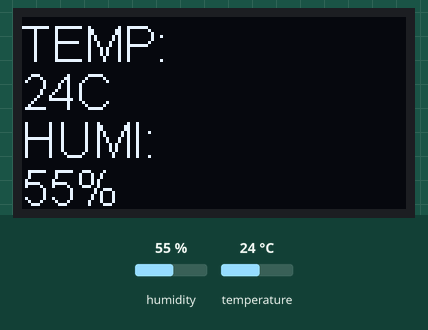
Recording of a sketch running on a simulated ESP8266 (NodeMCU). Parts: 128×64 one-colour display. The inputs (shaded band) are chosen by the test bench; at power-on: humidity 55 %, temperature 24 °C.

Above: at 2.9 s.
3.0 s: humidity set to 22 %
At 5.4 s:
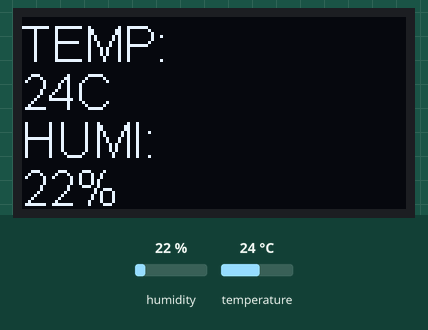
5.8 s: temperature set to 12 °C
At 7.5 s:
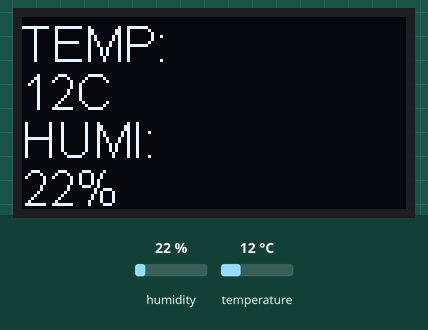
8.6 s: humidity set to 40 %
At 11.6 s:
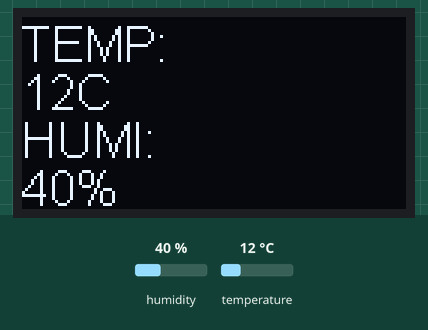
11.9 s: temperature set to 19 °C
At 13.6 s:
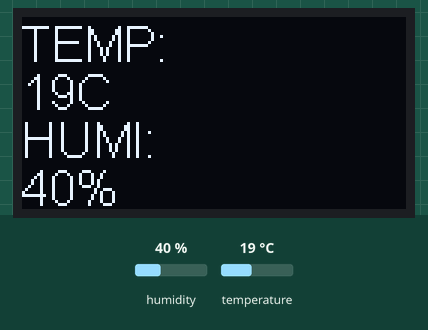
Timing chart, 0 to 15.1 s (numbered marks = the images above; inputs shaded):
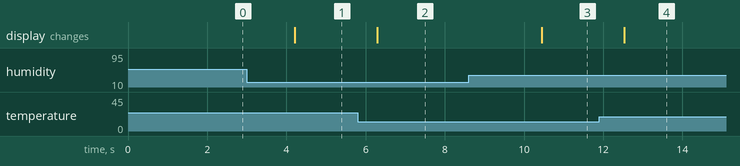

The sketch:

dht11.ino
```cpp
#include <SSD1306.h>
#include "DHT.h"
#define SCLPin 21
#define SDAPin 47
SSD1306 MyOLED(0x3C,SDAPin,SCLPin);
DHT dht11(11,DHT11);

void setup() {
MyOLED.init();
MyOLED.flipScreenVertically();
MyOLED.setFont(ArialMT_Plain_16);
MyOLED.setTextAlignment(TEXT_ALIGN_LEFT);
//MyOLED.clear();
dht11.begin();
}

void loop() {
  MyOLED.clear();
float t = dht11.readTemperature();
float h = dht11.readHumidity();
MyOLED.drawString(0,0,"TEMP:");
MyOLED.drawString(0,16,String(t,0)+"C");
MyOLED.drawString(0,32,"HUMI:");
MyOLED.drawString(0,48,String(h,0)+"%");
MyOLED.display();
delay(500);
}
```

Measured:
- after the input at 3.0 s, the display: changes after 1.2 s (image 1)
- after the input at 5.8 s, the display: changes after 0.49 s (image 2)
- after the input at 8.6 s, the display: changes after 1.8 s (image 3)
- after the input at 11.9 s, the display: changes after 0.63 s (image 4)
